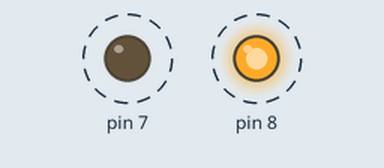
Bench run of a sketch on a simulated Arduino Uno, built with avr-gcc and run on an emulated ATmega328P. On the bench: output pins drawn as LEDs (lit = HIGH). Dashed ring = blinking.

Above: at 0.2 s.
Timing chart, 0 to 3.0 s (numbered marks = the images above):
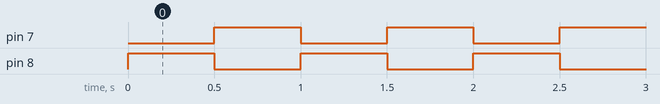

The sketch:

sketch_Test3.ino
```cpp
int lightornot=0;

void setup() {

  pinMode (8,OUTPUT);
  pinMode (7, OUTPUT);

}

void loop() {

  if (lightornot==0) { // warum nicht == ? ;boolean

    digitalWrite(8,HIGH);
    delay (500);
    digitalWrite(8,LOW);
    lightornot = 1;

  }

  else {

    digitalWrite(7,HIGH);
    delay (500);
    digitalWrite(7,LOW);
    lightornot = 0;

  }

}
```

Measured:
- by itself, pin 7, pin 8: alternates HIGH for 0.50 s and LOW for 0.50 s
- by itself, everything shown: repeats every 1.0 s, in 4 steps
